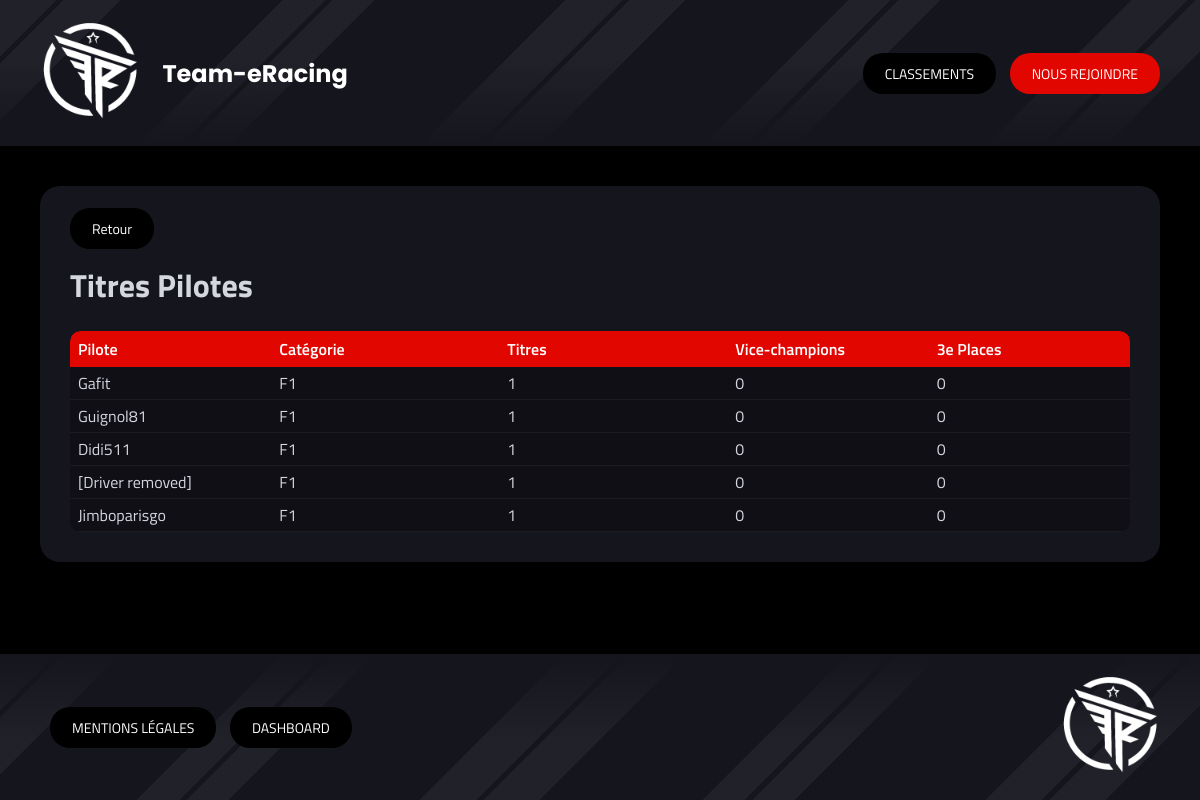
Page /index.php?controller=classements&action=driverAwards on the committed database.
### tables this page shows
CREATE TABLE IF NOT EXISTS `drivers` (
  `id` int NOT NULL AUTO_INCREMENT,
  `nickname` varchar(100) NOT NULL,
  `country_id` int NOT NULL DEFAULT '1',
  `status` enum('active','desactive') DEFAULT 'active',
  PRIMARY KEY (`id`),
  UNIQUE KEY `nickname` (`nickname`),
  KEY `idx_driver_status` (`status`),
  KEY `idx_driver_country` (`country_id`)
);

### Controllers/Controller.php (called while the page is built, shortened)
<?php
abstract class Controller
{
    public function render(string $path, array $data = [])
    {
        extract($data);
        include dirname(__DIR__) . '/Views/' . $path . '.php';
        include dirname(__DIR__) . '/Views/base.php';
    }
}
?>

### Controllers/ClassementsController.php (called while the page is built, shortened)
<?php
class ClassementsController extends Controller
{
    public function driverAwards()
    {
        $list = ClassementsModel::getDriverAwards();
        $this->render('classements/driver_awards', compact('list'));
    }
}
?>

### public/index.php (called while the page is built, shortened)
<?php
include '../Autoloader.php';
$route = new Router();
$route->routes();
?>

### Autoloader.php (called while the page is built, shortened)
<?php
class Autoloader{
    static function autoload($class){
        $class = str_replace(__NAMESPACE__.'\\','',$class);
        $class = str_replace('\\','/',$class);
    }
}
?>

### Core/DbConnect.php (called while the page is built, shortened)
<?php
class DbConnect
{
    protected $connection;
    public function getConnection()
    {
        return $this->connection;
    }
    public function __construct()
    {
        try {
            $dsn = 'mysql:host=' . self::SERVER . ';dbname=' . self::BASE . ';charset=utf8mb4';
                $this->connection = new PDO($dsn, self::USER, self::PASSWORD, [
                    PDO::ATTR_ERRMODE => PDO::ERRMODE_EXCEPTION,
                    PDO::ATTR_DEFAULT_FETCH_MODE => PDO::FETCH_OBJ,
                    PDO::ATTR_EMULATE_PREPARES => false
                ]);
        } catch (Exception $e) {
            die('Erreur : ' . $e->getMessage());
        }
    }
}
?>

### Models/ClassementsModel.php (called while the page is built, shortened)
<?php
class ClassementsModel extends DbConnect
{
    public static function getDriverAwards()
    {
        $db = new DbConnect();
        $sql = "
            SELECT *
            FROM driver_awards
            ORDER BY titles DESC, vice_titles DESC, third_place DESC
        ";
        return $db->getConnection()->query($sql)->fetchAll();
    }
}
?>

### Views/classements/driver_awards.php (the view, shortened to what this page needs)
<div class="section-dashboard">
    <div class="section-header">
        <a class="nav-btn-dashboard" href="index.php?controller=classements">Retour</a>
        <h1>Titres Pilotes</h1>
    </div>
    <div class="table-responsive">
        <table class="dashboard-table">
            <thead>
                <tr>
                    <th>Pilote</th>
                    <th>Catégorie</th>
                    <th>Titres</th>
                    <th>Vice-champions</th>
                    <th>3e Places</th>
                </tr>
            </thead>
            <tbody>
                <?php foreach ($list as $row): ?>
                <tr>
                    <td><?= htmlspecialchars($row->nickname) ?></td>
                    <td><?= htmlspecialchars($row->category) ?></td>
                    <td><?= htmlspecialchars($row->titles) ?></td>
                    <td><?= htmlspecialchars($row->vice_titles) ?></td>
                    <td><?= htmlspecialchars($row->third_place) ?></td>
                </tr>
                <?php endforeach; ?>
            </tbody>
        </table>
    </div>
</div>

### public/style-v2.0.css (style rules this page uses)
html, body { height: 100%; margin: 0; padding: 0; background: #000000; font-family: 'Titillium Web', 'Segoe UI', 'Helvetica Neue', Arial, sans-serif; color: #d4d7dd; }
body { display: flex; flex-direction: column; }
.section-dashboard { background: #15151E; margin: 40px; padding: 30px; border-radius: 20px; gap: 20px; }
.nav-btn-dashboard { padding: 10px 22px; border-radius: 20px; background: #000000; color: white; text-decoration: none; font-size: 14px; cursor: pointer; transition: background-color 0.3s; }
.table-responsive { overflow-x: auto; border-radius: 10px; margin-top: 20px; }
.dashboard-table { width: 100%; border-collapse: collapse; background: #0f0f15; border-radius: 10px; overflow: hidden; }
.dashboard-table th { background: #E10600; padding: 12px; text-align: left; color: white; font-weight: 600; }
.dashboard-table td { padding: 12px; border-bottom: 1px solid rgba(255,255,255,0.05); }
.dashboard-table td { padding: 4px 8px; }
.dashboard-table th { padding: 6px 8px; }
.dashboard-table { table-layout: fixed; }
.dashboard-table td.driver-cell, .dashboard-table th:nth-child(2) { width: 20%; }
.dashboard-table td.team-cell, .dashboard-table th:nth-child(3) { width: 20%; }

### rows in the picture
drivers: nickname "Gafit", category "F1", titles "1", vice_titles "0", third_place "0"
drivers: nickname "Guignol81", category "F1", titles "1", vice_titles "0", third_place "0"
drivers: nickname "Didi511", category "F1", titles "1", vice_titles "0", third_place "0"
drivers: nickname "[Driver removed]", category "F1", titles "1", vice_titles "0", third_place "0"
drivers: nickname "Jimboparisgo", category "F1", titles "1", vice_titles "0", third_place "0"
